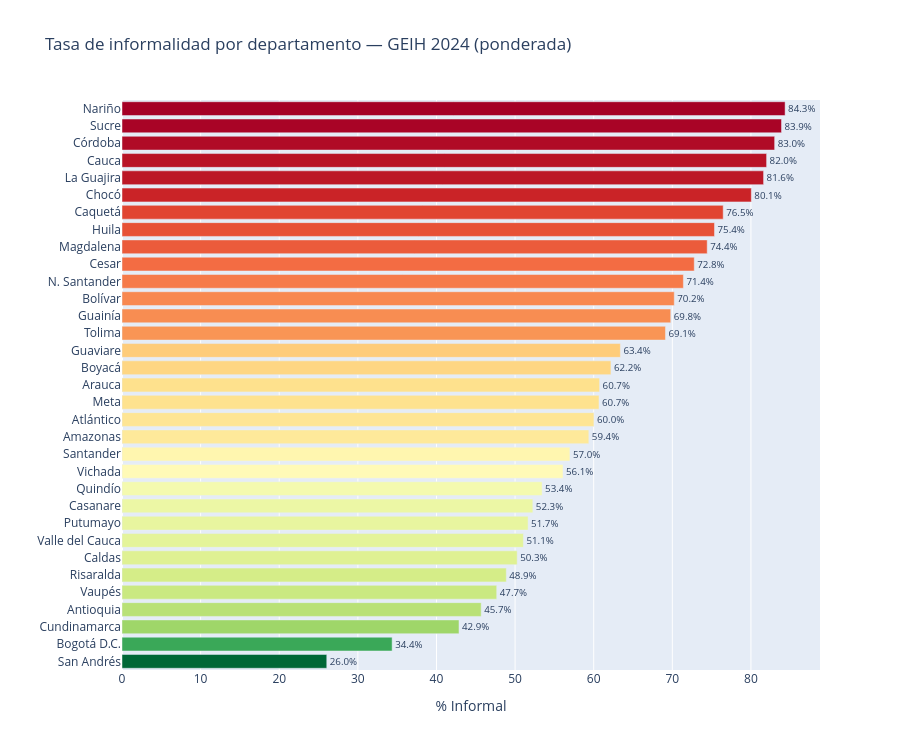

The cell this chart's notebook holds for it:
### Markdown cell above
---
### Informalidad por departamento

### Code cell
NOMBRES_DPTO = {
     5:'Antioquia',     8:'Atlántico',     11:'Bogotá D.C.',
    13:'Bolívar',       15:'Boyacá',        17:'Caldas',
    18:'Caquetá',       19:'Cauca',         20:'Cesar',
    23:'Córdoba',       25:'Cundinamarca',  27:'Chocó',
    41:'Huila',         44:'La Guajira',    47:'Magdalena',
    50:'Meta',          52:'Nariño',        54:'N. Santander',
    63:'Quindío',       66:'Risaralda',     68:'Santander',
    70:'Sucre',         73:'Tolima',        76:'Valle del Cauca',
    81:'Arauca',        85:'Casanare',      86:'Putumayo',
    88:'San Andrés',    91:'Amazonas',      94:'Guainía',
    95:'Guaviare',      97:'Vaupés',        99:'Vichada',
}

def tasa_pond(g):
    return (g['INFORMAL'] * g['FEX_C18']).sum() / g['FEX_C18'].sum() * 100

tasa_dpto = (
    df[df['DPTO'].notna()]
    .groupby('DPTO', observed=True)
    .apply(tasa_pond, include_groups=False)
    .reset_index()
    .rename(columns={0: 'tasa'})
    .sort_values('tasa')
)
tasa_dpto['nombre'] = tasa_dpto['DPTO'].map(NOMBRES_DPTO).fillna('DPTO ' + tasa_dpto['DPTO'].astype(str))

fig = px.bar(
    tasa_dpto, x='tasa', y='nombre', orientation='h',
    title='Tasa de informalidad por departamento — GEIH 2024 (ponderada)',
    labels={'tasa': '% Informal', 'nombre': ''},
    color='tasa', color_continuous_scale='RdYlGn_r',
    text=tasa_dpto['tasa'].round(1).astype(str) + '%',
    height=750
)
fig.update_traces(textposition='outside')
fig.update_layout(coloraxis_showscale=False)
fig.show()
fig.write_html(OUT_DIR / 'viz_02_dpto.html')

### Figure 1 — Plotly figure (JSON) as saved in the notebook; plotly's stock layout.template omitted (floating-point values rounded to 4 significant figures)
{"data": [{"hovertemplate": "% Informal=%{marker.color}<br>=%{y}<br>text=%{text}<extra></extra>", "legendgroup": "", "marker": {"color": [26.05, 34.36, 42.86, 45.69, 47.66, 48.88, 50.27, 51.06, 51.66, 52.26, 53.43, 56.09, 56.97, 59.38, 60.03, 60.67, 60.75, 62.19, 63.39, 69.13, 69.8, 70.25, 71.41, 72.79, 74.44, 75.36, 76.47, 80.05, 81.61, 81.99, 83.01, 83.89, 84.34], "coloraxis": "coloraxis", "pattern": {"shape": ""}}, "name": "", "orientation": "h", "showlegend": false, "text": ["26.0%", "34.4%", "42.9%", "45.7%", "47.7%", "48.9%", "50.3%", "51.1%", "51.7%", "52.3%", "53.4%", "56.1%", "57.0%", "59.4%", "60.0%", "60.7%", "60.7%", "62.2%", "63.4%", "69.1%", "69.8%", "70.2%", "71.4%", "72.8%", "74.4%", "75.4%", "76.5%", "80.1%", "81.6%", "82.0%", "83.0%", "83.9%", "84.3%"], "textposition": "outside", "type": "bar", "x": [26.05, 34.36, 42.86, 45.69, 47.66, 48.88, 50.27, 51.06, 51.66, 52.26, 53.43, 56.09, 56.97, 59.38, 60.03, 60.67, 60.75, 62.19, 63.39, 69.13, 69.8, 70.25, 71.41, 72.79, 74.44, 75.36, 76.47, 80.05, 81.61, 81.99, 83.01, 83.89, 84.34], "xaxis": "x", "y": ["San Andrés", "Bogotá D.C.", "Cundinamarca", "Antioquia", "Vaupés", "Risaralda", "Caldas", "Valle del Cauca", "Putumayo", "Casanare", "Quindío", "Vichada", "Santander", "Amazonas", "Atlántico", "Meta", "Arauca", "Boyacá", "Guaviare", "Tolima", "Guainía", "Bolívar", "N. Santander", "Cesar", "Magdalena", "Huila", "Caquetá", "Chocó", "La Guajira", "Cauca", "Córdoba", "Sucre", "Nariño"], "yaxis": "y"}], "layout": {"barmode": "relative", "coloraxis": {"colorbar": {"title": {"text": "% Informal"}}, "colorscale": [[0, "rgb(0,104,55)"], [0.1, "rgb(26,152,80)"], [0.2, "rgb(102,189,99)"], [0.3, "rgb(166,217,106)"], [0.4, "rgb(217,239,139)"], [0.5, "rgb(255,255,191)"], [0.6, "rgb(254,224,139)"], [0.7, "rgb(253,174,97)"], [0.8, "rgb(244,109,67)"], [0.9, "rgb(215,48,39)"], [1, "rgb(165,0,38)"]], "showscale": false}, "height": 750, "legend": {"tracegroupgap": 0}, "title": {"text": "Tasa de informalidad por departamento — GEIH 2024 (ponderada)"}, "xaxis": {"anchor": "y", "domain": [0, 1], "title": {"text": "% Informal"}}, "yaxis": {"anchor": "x", "domain": [0, 1], "title": {"text": ""}}}}
